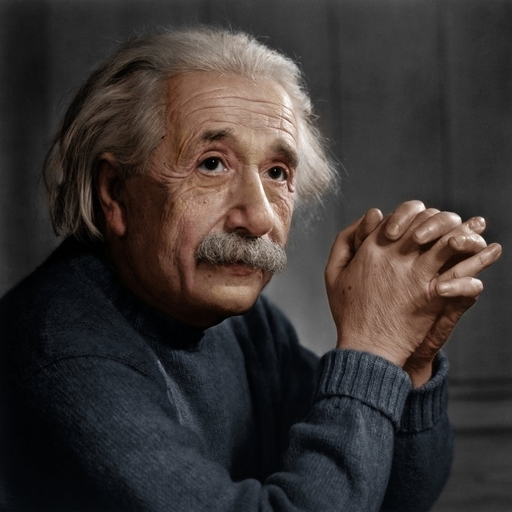
%> input picture input/img.bmp, 512 x 512 px
$ octave Noise.m   (GNU Octave 9; MATLAB toolbox functions it lacks are replaced by stand-ins)
%> lines starting %> are read from the running program, lines starting %| are printed output that depends on the picture
%....................................................................
% // Uniform Random Noise in The Range [0, 1] Scaled by k =  0.3.   |
% // Rayleigh Noise with its [A = 0, B = 1] Scaled by k = 0.3.      |
% // Exponential Noise Scaled By 0.2 Where The Value of A = 1.      |
% // Gamma (Erlang) Noise where [A, B ] = [2, 5] and SF 'K' = 0.1.  |
% // imnoise2.m File Function Is Called Inside This Program.        |
%...................................................................|

%// Read an Image from The Given Path.
img = imread('input/img.bmp');
%> img is the input picture: size 512x512x3 uint8; mean R, G, B 59.1, 53, 51.2

% // Extract Red, Green and Blue Channels of Input.
Rframe = img(:, :, 1);
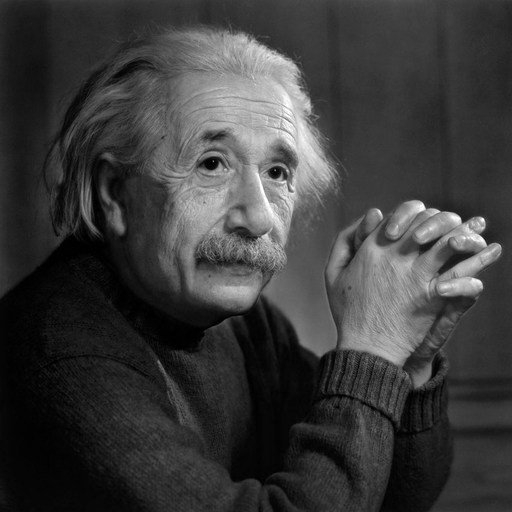
%> Rframe: size 512x512 uint8; min 0, max 255, mean 59.1
Gframe = img(:, :, 2);
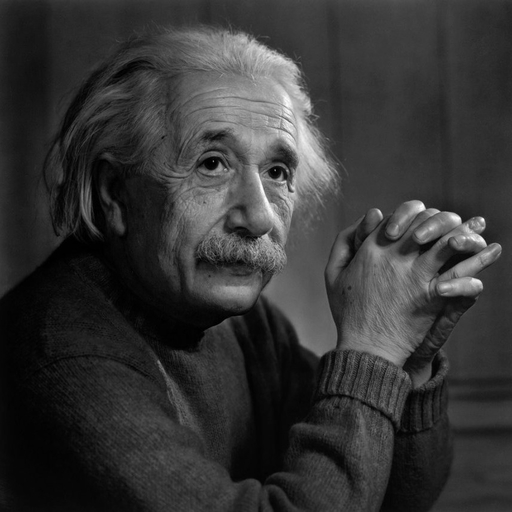
%> Gframe: size 512x512 uint8; min 0, max 253, mean 53
Bframe = img(:, :, 3);
Rframe = double(Rframe);
%> Rframe: size 512x512 double
Gframe = double(Gframe);
%> Gframe: size 512x512 double
Bframe = double(Bframe);
%> Bframe: size 512x512 double

% // Normalized Intensities of Each Channel [0, 1].
Rframe = Rframe - min(Rframe(:));
Rframe = Rframe / max(Rframe(:));
Gframe = Gframe - min(Gframe(:));
Gframe = Gframe / max(Gframe(:));
Bframe = Bframe - min(Bframe(:));
Bframe = Bframe / max(Bframe(:));

% // Generate Uniform Noise Matrices, Scaled Down by 70%.
%> (the run ends here)
